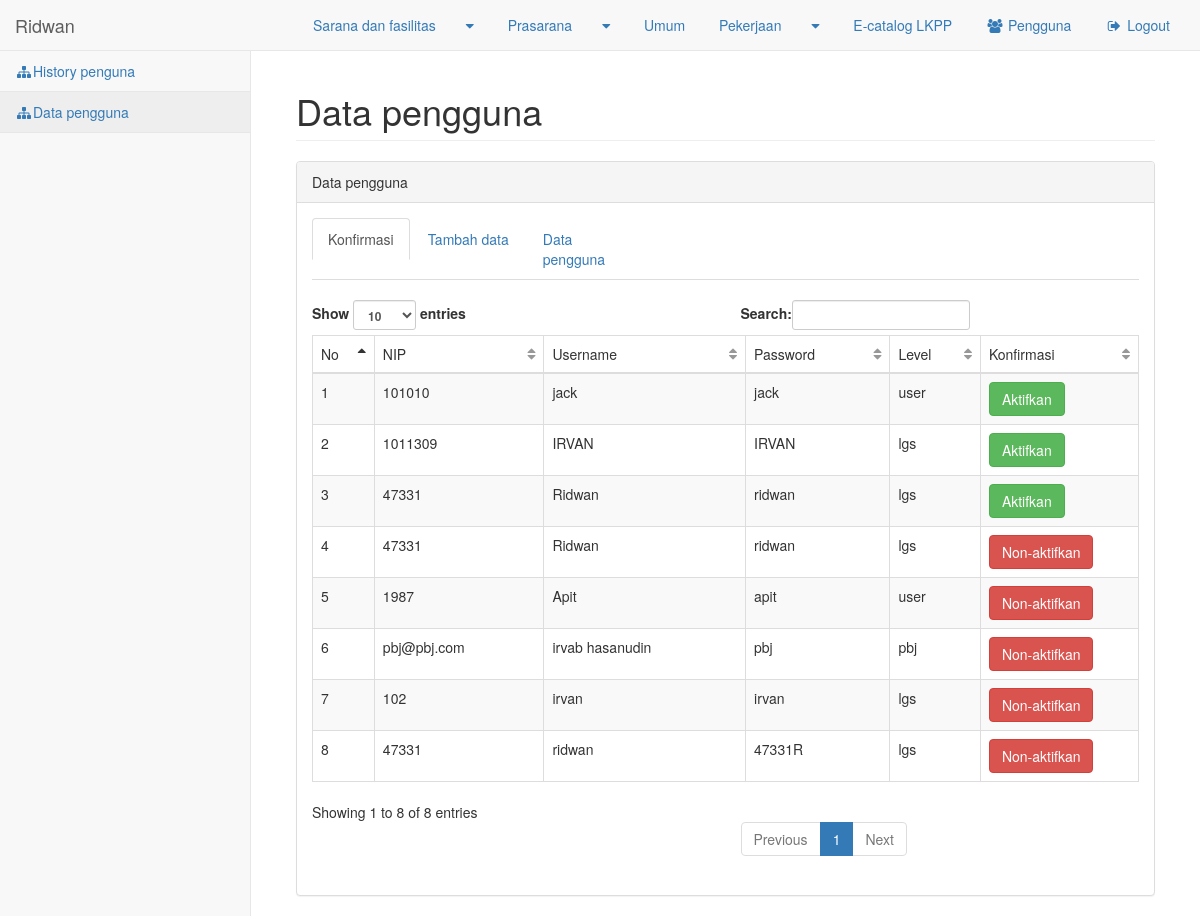
Screenshot of /lgs/pengguna/data_pengguna.php (signed in) with the database file from the repository.
### tables this page shows
CREATE TABLE `pengguna` (
  `id_pengguna` int(9) NOT NULL,
  `nip` varchar(15) DEFAULT NULL,
  `username` varchar(15) DEFAULT NULL,
  `password` varchar(15) DEFAULT NULL,
  `level` enum('pbj','user','lgs') DEFAULT 'user',
  `status` enum('T','Y') NOT NULL
);

### lgs/pengguna/lib_func.php (the view, shortened to what this page needs)
<?php
	function data_konfirmasi()
	{
		$link=koneksi();
		$res=mysqli_query($link,"SELECT * from pengguna order by status asc");
		$j=1;
			while ($data=mysqli_fetch_array($res))
			{
		?>
        			<tr class="odd gradeX">
                        <td><?php echo $j++;?></td>
                        <td><?php echo $data["nip"]; ?></td>
                        <td><?php echo $data["username"]; ?></td>
                        <td><?php echo $data["password"]; ?></td>
                        <td><?php echo $data["level"]; ?></td>
                        <td>
                             <?php
							 	if($data["status"] == "Y" )
								{
							?>
                            		<a href="konfirmasi.php?id=<?php echo $data["id_pengguna"];?>&status=<?php echo $data["status"]; ?>" class="btn btn-danger" data-placement="top" title="Hapus">
                                    Non-aktifkan
                            		</a>
                        	<?php
								}
								elseif($data["status"] == "T")
								{
                             ?>
                                     <a href="konfirmasi.php?id=<?php echo $data["id_pengguna"];?>&status=<?php echo $data["status"]; ?>" class="btn btn-success "  data-placement="top" title="Ubah">
                                     Aktifkan
                                    </a>
                            <?php
								}
                            ?>
                        </td>
                   	</tr>
        <?php
		}
	}
?>

### rows the page displays
pengguna: nip "101010", username "jack", password "jack", level "user"
pengguna: nip "1011309", username "IRVAN", password "IRVAN", level "lgs"
pengguna: nip "47331", username "Ridwan", password "ridwan", level "lgs"
pengguna: nip "47331", username "Ridwan", password "ridwan", level "lgs"
pengguna: nip "1987", username "Apit", password "apit", level "user"
pengguna: nip "pbj@pbj.com", username "irvab hasanudin", password "pbj", level "pbj"
pengguna: nip "102", username "irvan", password "irvan", level "lgs"
pengguna: nip "47331", username "ridwan", password "47331R", level "lgs"

### other values shown
$_SESSION['namauser'] "Ridwan"
